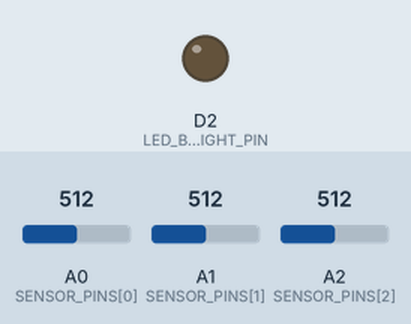
Bench run of a sketch on a simulated Arduino MKR. On the bench: output pins drawn as LEDs (lit = HIGH). Inputs (shaded band) come from the test bench; at power-on: A0 (SENSOR_PINS[0]) = 512, A1 (SENSOR_PINS[1]) = 512, A2 (SENSOR_PINS[2]) = 512 (analog values on the 0–1023 scale). WiFi joins after 1.5 s; servers stay silent unless stated; not simulated (calls return 0 or success): secrets/WifiConfig.h; what the sketch prints to the serial monitor is not drawn.

Above: at 0.05 s.
Timing chart, 0 to 3.0 s (numbered marks = the images above):
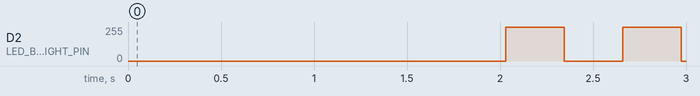

Measured:
- by itself, D2 (LED_BUTTON_LIGHT_PIN): alternates 254/255 for 0.31 s and 0/255 for 0.31 s

The sketch:

Habits.ino
```cpp
#include "AnalogInput.h"
#include "Wifi.h"
#include "secrets/WifiConfig.h"
#include "Firebase_Arduino_WiFiNINA.h"

AnalogReading AnalogReadings[NUM_SENSOR_PINS];
bool LedButtonPressedDown = false;

char PressBuff[NUM_SENSOR_PINS * NUM_INPUTS + 1];
FirebaseData firebaseData;


void setup() {
  Serial.begin(115200);
  analogReadResolution(12);
  pinMode(LED_BUTTON_LIGHT_PIN, OUTPUT);
  pinMode(LED_BUTTON_INPUT_PIN, INPUT_PULLUP);

  for (uint32_t i = 0; i < NUM_SENSOR_PINS; i++)
  {
    pinMode(SENSOR_PINS[i], INPUT);
    AnalogReadings[i].SetSensorPinIdx(i);
  }

  PressBuff[NUM_SENSOR_PINS * NUM_INPUTS] = 0;
}

bool ConnectedToWiFi = false;
bool ConnectToWiFi()
{
  int status = WL_IDLE_STATUS;

  // Check if the WiFi module works
  if (WiFi.status() == WL_NO_SHIELD) {
    // Wait until WiFi ready
    Serial.println("WiFi adapter not ready");
  }
  else if (WiFi.begin(ssid, pass) == WL_CONNECTED)
  {
    _PrintWiFiStatus();
    ConnectedToWiFi = true;

    _SetUpRTC();

    Firebase.begin(FIREBASE_HOST, FIREBASE_AUTH, WIFI_SSID, WIFI_PASS);
    Firebase.reconnectWiFi(true);

    return true;
  }

  return false;
}

void UpdateInputs()
{
  bool thinking = false;

  for (uint32_t i = 0; i < NUM_SENSOR_PINS; i++)
  {
    auto& reading = AnalogReadings[i];
    reading.Update();
    const auto currentReadingPresses = reading.GetPresses();
    _GetPressString(currentReadingPresses, i, PressBuff);
    thinking |= (currentReadingPresses & ANALOG_SETTLING_BIT) != 0;
  }

  if (thinking)
  {
    const auto thinkingIndication = static_cast<int>((sin(millis() * 0.01) + 1) * 0.5 * 255);
    analogWrite(LED_BUTTON_LIGHT_PIN, thinkingIndication);
    delay(1);
  }
  else
  {
    analogWrite(LED_BUTTON_LIGHT_PIN, 255);

    const bool ledButtonCurrentlyPressedDown = 1 - digitalRead(LED_BUTTON_INPUT_PIN);
    if (ledButtonCurrentlyPressedDown != LedButtonPressedDown && LedButtonPressedDown)
    {
      Serial.println(PressBuff);
      const auto dateString = _GetDateString();
      const auto pressesString = String(PressBuff);
      analogWrite(LED_BUTTON_LIGHT_PIN, 0);
      if (Firebase.setString(firebaseData, "/habits/" + dateString, pressesString))
      {
        Serial.println("Successfully pushed data!");
        analogWrite(LED_BUTTON_LIGHT_PIN, 255);
      }
      else
      {
        Serial.println("There was a problem pushing data:");
        Serial.println(firebaseData.errorReason());
        const auto startMillis = millis();
        while (millis() < startMillis + 10000)
        {
          analogWrite(LED_BUTTON_LIGHT_PIN, ((millis() / 500) % 2) * 255);
        }
      }
    }
    LedButtonPressedDown = ledButtonCurrentlyPressedDown;
    delay(5);
  }
}

void loop() {
  if (ConnectedToWiFi || ConnectToWiFi())
  {
    UpdateInputs();
  }
  else
  {
    Serial.println("Looking for wifi...");
    analogWrite(LED_BUTTON_LIGHT_PIN, ((millis() / 500) % 2) * 255);
    delay(10);
  }
}
```

AnalogInput.h
```cpp
#pragma once

constexpr uint32_t NUM_SENSOR_PINS = 3;
constexpr uint32_t SENSOR_PINS[NUM_SENSOR_PINS] = { A0, A1, A2 };

// These are all per sensor.
constexpr uint32_t NUM_INPUTS = 4;
constexpr uint32_t NUM_INPUT_COMBOS = 1 << NUM_INPUTS;
// The resistors were calculated to create the largest gaps between input voltages as possible.
// The ranges were measured directly to give consistent results despite noise.
constexpr uint32_t INPUT_RANGES[NUM_INPUT_COMBOS * 2] = {
  /*0000*/ 0, 30,
  /*0001*/ 530, 550, /* 22k, ReReOr */
  /*0010*/ 1010, 1030, /* 10k, BrBlOr */
  /*0011*/ 1330, 1350,
  /*0100*/ 1680, 1700, /* 4.7k, YeViRe */
  /*0101*/ 1880, 1900,
  /*0110*/ 2070, 2090,
  /*0111*/ 2220, 2240,
  /*1000*/ 260, 280, /* 47k, YeViOr */
  /*1001*/ 730, 750,
  /*1010*/ 1170, 1190,
  /*1011*/ 1450, 1470,
  /*1100*/ 1780, 1800,
  /*1101*/ 1960, 1980,
  /*1110*/ 2150, 2170,
  /*1111*/ 2280, 2300
};

inline int _GetPressIndex(uint32_t reading) {
  for (uint32_t i = 0; i < NUM_INPUT_COMBOS; i++) {
    if (INPUT_RANGES[i * 2 + 0] < reading && reading < INPUT_RANGES[i * 2 + 1]) {
      return i;
    }
  }
  return -1;
}

inline void _GetPressString(uint32_t presses, uint32_t sensorIdx, char* buff)
{
  for (uint32_t i = 0; i < NUM_INPUTS; i++)
  {
    buff[sensorIdx * NUM_INPUTS + (NUM_INPUTS - i - 1)] = ((presses & (0b0001 << i)) >> i) + '0';
  }
}

constexpr float ANALOG_CURRENT_READING_COEFF = 0.005;
constexpr float ANALOG_AVERAGE_READING_COEFF = 1.0 - ANALOG_CURRENT_READING_COEFF;
constexpr uint32_t ANALOG_SETTLING_BIT = 1 << ((sizeof(ANALOG_SETTLING_BIT) * 8) - 1);
constexpr uint32_t ANALOG_READINGS_TO_SETTLE = 50;
struct AnalogReading
{
    AnalogReading() = default;

    inline void SetSensorPinIdx(uint32_t idx)
    {
      m_sensorPinIdx = idx;
    }

    void Update()
    {
      const auto currentReading = static_cast<float>(analogRead(SENSOR_PINS[m_sensorPinIdx]));
      m_currentAverage = (currentReading * ANALOG_CURRENT_READING_COEFF) + (m_currentAverage * ANALOG_AVERAGE_READING_COEFF);
      const auto pressIndex = _GetPressIndex(static_cast<uint32_t>(m_currentAverage));
      if (pressIndex == m_currentPressIndex) {
        if (m_currentPressIndexCount < ANALOG_READINGS_TO_SETTLE) {
          m_currentPressIndexCount++;

          if (m_currentPressIndexCount == ANALOG_READINGS_TO_SETTLE) {
            m_chosenPressIndex = m_currentPressIndex;
            // Serial.print("Current press: ");
            // Serial.println(m_chosenPressIndex, BIN);
          }
        }
      } else if (pressIndex >= 0) {
        m_currentPressIndex = pressIndex;
        m_currentPressIndexCount = 0;
        m_chosenPressIndex = ANALOG_SETTLING_BIT;
      }
    }

    inline uint32_t GetPresses() const
    {
      return m_chosenPressIndex;
    }

  private:
    uint32_t m_sensorPinIdx = ~0;
    float m_currentAverage = 0.0;
    uint32_t m_currentPressIndex = 0;
    uint32_t m_currentPressIndexCount = 0;
    uint32_t m_chosenPressIndex = ANALOG_SETTLING_BIT;
};

constexpr uint32_t LED_BUTTON_LIGHT_PIN = 2;
constexpr uint32_t LED_BUTTON_INPUT_PIN = 7;
```

Wifi.h
```cpp
#pragma once

/*
  Arduino Nano 33 IoT WiFi Demo
  Based upon Arduino example by Arturo Guadalupi
*/

// Include required libraries
#include <SPI.h>
#include <WiFiNINA.h>
#include <WiFiUdp.h>
#include <RTCZero.h>
#include "secrets/WifiConfig.h"

// WiFi Credentials (stored in WifiConfig.h)
char ssid[] = WIFI_SSID;  // Wifi SSID
char pass[] = WIFI_PASS;  // Wifi password
int keyIndex = 0;         // Network key Index number (needed only for WEP)

constexpr int GMT = -7; // PST

RTCZero rtc;

inline void _SetUpRTC() {
  rtc.begin();
  unsigned long epoch;
  do
  {
    epoch = WiFi.getTime();
    analogWrite(LED_BUTTON_LIGHT_PIN, ((millis() / 500) % 2) * 255);
  } while (epoch == 0);
  rtc.setEpoch(epoch + GMT * 3600);
  Serial.print("Received epoch: ");
  Serial.println(epoch);
}

inline String _GetDateString()
{
  return String(rtc.getDay()) + "-" + String(rtc.getMonth()) + "-" + String(rtc.getYear());
}

inline void _PrintWiFiStatus() {
  // Print the network SSID
  Serial.print("SSID: ");
  Serial.println(WiFi.SSID());

  // Print the IP address
  IPAddress ip = WiFi.localIP();
  Serial.print("IP Address: ");
  Serial.println(ip);

  // Print the received signal strength
  long rssi = WiFi.RSSI();
  Serial.print("signal strength (RSSI):");
  Serial.print(rssi);
  Serial.println(" dBm");
}
```
